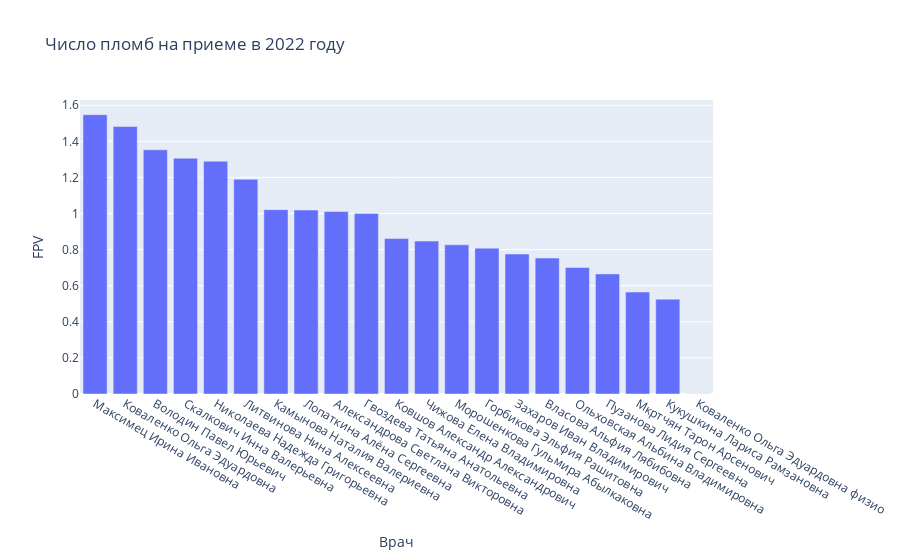

The code cell stored with this chart in its notebook:
### Code cell
# Число пломб на приеме по врачу (средний FPV за год)

px.bar(df_result.query('(FPV > 0) & (Врач != "Коваленко Ольга Эдуардовна физио")').sort_values('FPV', ascending=False), 
       x='Врач',
       y='FPV',
       title=f"Число пломб на приеме в {year} году")

### Figure 1 — Plotly figure (JSON) as saved in the notebook; plotly's stock layout.template omitted (floating-point values rounded to 4 significant figures)
{"data": [{"alignmentgroup": "True", "hovertemplate": "Врач=%{x}<br>FPV=%{y}<extra></extra>", "legendgroup": "", "marker": {"color": "#636efa", "pattern": {"shape": ""}}, "name": "", "offsetgroup": "", "orientation": "v", "showlegend": false, "textposition": "auto", "type": "bar", "x": ["Максимец Ирина Ивановна", "Коваленко Ольга Эдуардовна", "Володин Павел Юрьевич", "Скалкович Инна Валерьевна", "Николаева Надежда Григорьевна", "Литвинова Нина Алексеевна", "Камынова Наталия Валериевна", "Лопаткина Алёна Сергеевна", "Александрова Светлана Викторовна", "Гвоздева Татьяна Анатольевна", "Ковшов Александр Александрович", "Чижова Елена Владимировна", "Морошенкова Гульмира Абылкаковна", "Горбикова Эльфия Рашитовна", "Захаров Иван Владимирович", "Власова Альфия Лябибовна", "Ольховская Альбина Владимировна", "Пузанова Лидия Сергеевна", "Мкртчян Тарон Арсенович", "Кукушкина Лариса Рамзановна", "Коваленко Ольга Эдуардовна физио"], "xaxis": "x", "y": [1.547, 1.482, 1.353, 1.306, 1.29, 1.189, 1.021, 1.019, 1.011, 1, 0.8613, 0.8473, 0.8265, 0.8079, 0.7754, 0.7533, 0.7009, 0.6654, 0.5647, 0.5255, 0.0008628], "yaxis": "y"}], "layout": {"barmode": "relative", "legend": {"tracegroupgap": 0}, "title": {"text": "Число пломб на приеме в 2022 году"}, "xaxis": {"anchor": "y", "domain": [0, 1], "title": {"text": "Врач"}}, "yaxis": {"anchor": "x", "domain": [0, 1], "title": {"text": "FPV"}}}}
